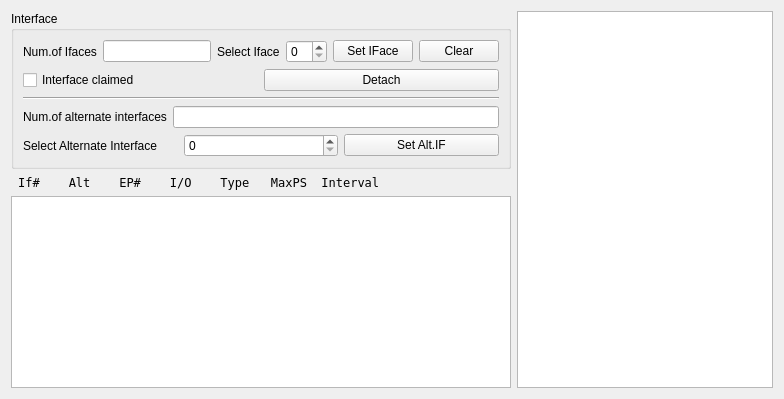
     <widget class="QWidget" name="tab">
      <attribute name="title">
       <string>Descriptors</string>
      </attribute>
      <layout class="QHBoxLayout" name="horizontalLayout_6">
       <item>
        <layout class="QVBoxLayout" name="verticalLayout_6">
         <item>
          <widget class="QGroupBox" name="groupBox">
           <property name="autoFillBackground">
            <bool>false</bool>
           </property>
           <property name="title">
            <string>Interface</string>
           </property>
           <property name="flat">
            <bool>false</bool>
           </property>
           <layout class="QVBoxLayout" name="verticalLayout_7">
            <item>
             <layout class="QHBoxLayout" name="horizontalLayout_5">
              <item>
               <widget class="QLabel" name="label_4">
                <property name="text">
                 <string>Num.of Ifaces</string>
                </property>
               </widget>
              </item>
              <item>
               <widget class="QLineEdit" name="le_numIfaces">
                <property name="readOnly">
                 <bool>true</bool>
                </property>
               </widget>
              </item>
              <item>
               <widget class="QLabel" name="label_5">
                <property name="text">
                 <string>Select Iface</string>
                </property>
               </widget>
              </item>
              <item>
               <widget class="QSpinBox" name="sb_selectIf"/>
              </item>
              <item>
               <widget class="QPushButton" name="pb_setIFace">
                <property name="text">
                 <string>Set IFace</string>
                </property>
               </widget>
              </item>
              <item>
               <widget class="QPushButton" name="pb_clear">
                <property name="text">
                 <string>Clear</string>
                </property>
               </widget>
              </item>
             </layout>
            </item>
            <item>
             <layout class="QHBoxLayout" name="horizontalLayout_4">
              <item>
               <widget class="QCheckBox" name="cb_kerneldriver">
                <property name="enabled">
                 <bool>true</bool>
                </property>
                <property name="text">
                 <string>Interface claimed</string>
                </property>
                <property name="checkable">
                 <bool>true</bool>
                </property>
               </widget>
              </item>
              <item>
               <widget class="QPushButton" name="pb_kerneldetach">
                <property name="text">
                 <string>Detach</string>
                </property>
               </widget>
              </item>
             </layout>
            </item>
            <item>
             <widget class="Line" name="line">
              <property name="orientation">
               <enum>Qt::Horizontal</enum>
              </property>
             </widget>
            </item>
            <item>
             <layout class="QHBoxLayout" name="horizontalLayout_2">
              <item>
               <widget class="QLabel" name="label_6">
                <property name="text">
                 <string>Num.of alternate interfaces</string>
                </property>
               </widget>
              </item>
              <item>
               <widget class="QLineEdit" name="le_numAlt">
                <property name="readOnly">
                 <bool>true</bool>
                </property>
               </widget>
              </item>
             </layout>
            </item>
            <item>
             <layout class="QHBoxLayout" name="horizontalLayout_3">
              <item>
               <widget class="QLabel" name="label_7">
                <property name="text">
                 <string>Select Alternate Interface</string>
                </property>
               </widget>
              </item>
              <item>
               <widget class="QSpinBox" name="sb_selectAIf"/>
              </item>
              <item>
               <widget class="QPushButton" name="pb_setAltIf">
                <property name="text">
                 <string>Set Alt.IF</string>
                </property>
               </widget>
              </item>
             </layout>
            </item>
           </layout>
          </widget>
         </item>
         <item>
          <widget class="QLabel" name="label_21">
           <property name="font">
            <font>
             <family>DejaVu Sans Mono</family>
            </font>
           </property>
           <property name="text">
            <string> If#    Alt    EP#    I/O    Type   MaxPS  Interval</string>
           </property>
          </widget>
         </item>
         <item>
          <widget class="QListWidget" name="lw_summ">
           <property name="font">
            <font>
             <family>DejaVu Sans Mono</family>
            </font>
           </property>
          </widget>
         </item>
        </layout>
       </item>
       <item>
        <widget class="QListWidget" name="lw_desc">
         <property name="font">
          <font>
           <family>DejaVu Sans Mono</family>
          </font>
         </property>
        </widget>
       </item>
      </layout>
     </widget>
